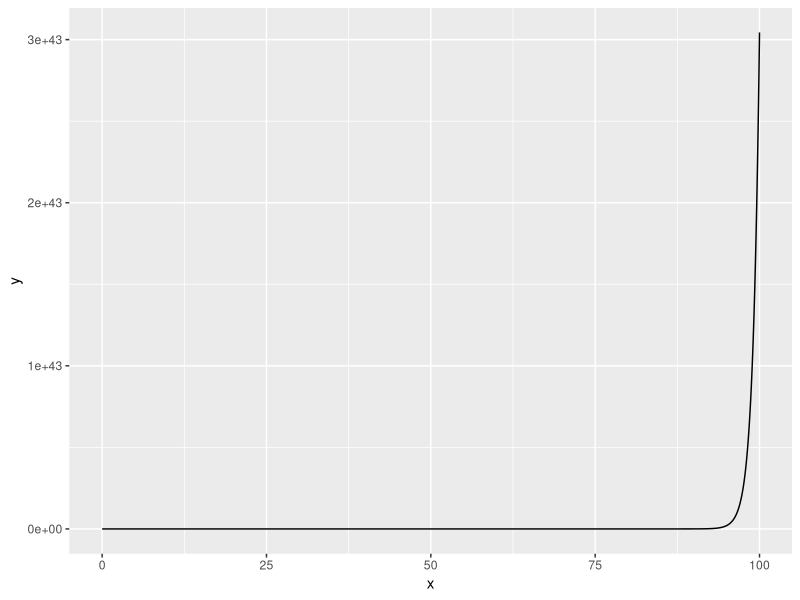
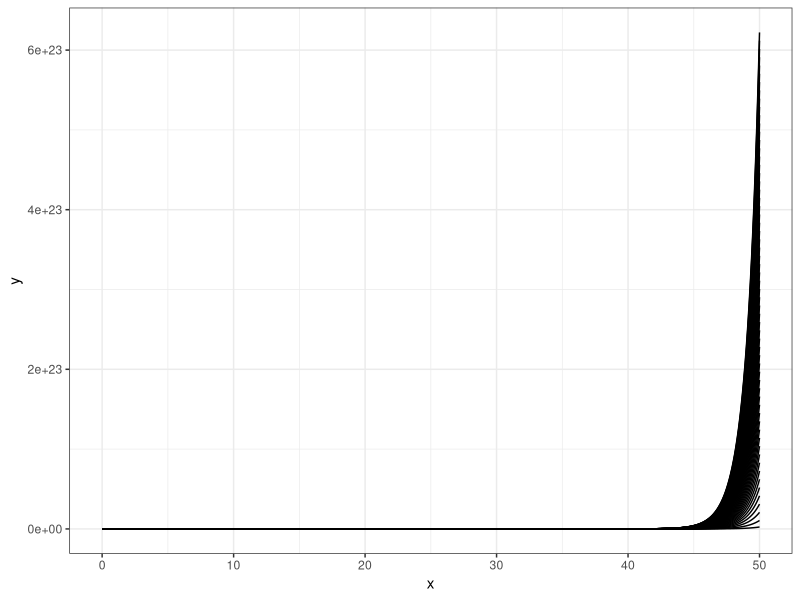

The R source for these figures, in order:
library(ggplot2)


euler_method <- function(diff_eq, 
                         params, 
                         x_0, y_0, 
                         dx = 0.01, 
                         right.bound,
                         method = "fourth_order"){
  
  x <- seq(x_0, right.bound, by = dx)
  
  y <- vector(mode="numeric", length=length(x))
  y[1] <- y_0
  
  
  if (method == "standard"){
    
    for (j in 2:length(x)){
      
      y[j] <- y[j-1] + diff_eq(y[j-1], params) * dx
    }
  }
  
  
  if (method == "fourth_order"){
    
    for (j in 2:length(x)){
      
      k1 <- diff_eq(y[j-1], params) * dx
      k2 <- diff_eq(y[j-1] + k1/2, params) * dx
      k3 <- diff_eq(y[j-1] + k2/2, params) * dx
      k4 <- diff_eq(y[j-1] + k3, params) * dx
      
      y[j] <- y[j-1] + (k1 + 2*k2 + 2*k3 + k4) / 6
    }
  }

  
  df <- data.frame("x"=x,
                   "y"=y)
  
  return(df)
}



# solves the Cauchy problem for several initial condition
phase_space <- function(diff_eq, 
                        params, 
                        x_0, y_0, 
                        dx = 0.01, 
                        right.bound,
                        method = "fourth_order"){
  
  x <- seq(x_0, right.bound, by = dx)
  
  p <- ggplot()
  
  
  for (j in 1:length(y_0)){
    
    res <- euler_method(diff_eq,
                        params,
                        x_0, y_0[j],
                        dx = dx,
                        right.bound = right.bound,
                        method = method)
  
    
    p <- p + geom_line(data = res, aes(x = x, y = y))
    
  }
  
  p <- p + theme_bw()
  return( p )
}



# logistic curve
de <- function(x, params){
  
  return( params[1] * x * (1 - x/params[2]) )
}

# intractable de
de <- function(x, params){
  
  return( x + exp(-x) )
}



# parameters of the differential equation
params <- c(0.2, 100)

# initial x
x_0 = 0

# initial y
y_0 = 1


# single trajectory
res <- euler_method(de, params, x_0, y_0, dx = 0.01, right.bound = 100)

p <- ggplot() + geom_line(data = res, mapping = aes(x=x, y=y))
p


# vector of initial y, needed for the phase space
y_0 <- seq(0, 120, 2)

# phase space plot
res <- phase_space(de, params, x_0, y_0, dx = 0.1, right.bound = 50)
res

